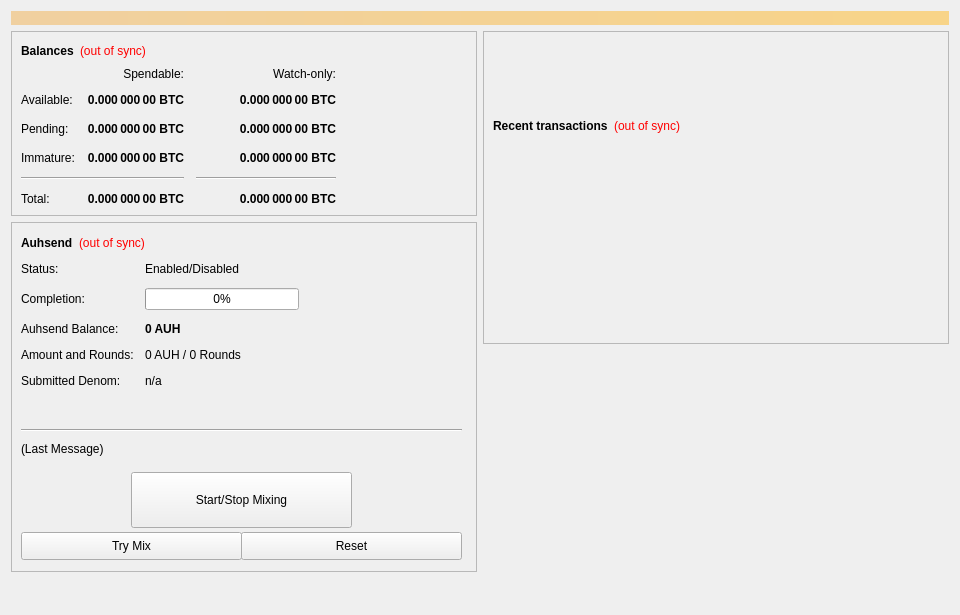
<?xml version="1.0" encoding="UTF-8"?>
<ui version="4.0">
 <class>SmartTokenConfig</class>
 <widget class="QWidget" name="SmartTokenConfig">
  <property name="geometry">
   <rect>
    <x>0</x>
    <y>0</y>
    <width>960</width>
    <height>615</height>
   </rect>
  </property>
  <property name="minimumSize">
   <size>
    <width>960</width>
    <height>0</height>
   </size>
  </property>
  <property name="windowTitle">
   <string>Form</string>
  </property>
  <layout class="QVBoxLayout" name="topLayout">
   <item>
    <widget class="QLabel" name="labelAlerts">
     <property name="visible">
      <bool>false</bool>
     </property>
     <property name="styleSheet">
      <string notr="true">background-color: qlineargradient(x1: 0, y1: 0, x2: 1, y2: 0, stop:0 #F0D0A0, stop:1 #F8D488); color:#000000;</string>
     </property>
     <property name="wordWrap">
      <bool>true</bool>
     </property>
     <property name="margin">
      <number>3</number>
     </property>
    </widget>
   </item>
   <item>
    <layout class="QHBoxLayout" name="horizontalLayout" stretch="1,1">
     <item>
      <layout class="QVBoxLayout" name="verticalLayout_2">
       <item>
        <widget class="QFrame" name="frame">
         <property name="frameShape">
          <enum>QFrame::StyledPanel</enum>
         </property>
         <property name="frameShadow">
          <enum>QFrame::Raised</enum>
         </property>
         <layout class="QVBoxLayout" name="verticalLayout_4">
          <item>
           <layout class="QHBoxLayout" name="horizontalLayout_4">
            <item>
             <widget class="QLabel" name="label_5">
              <property name="font">
               <font>
                <weight>75</weight>
                <bold>true</bold>
               </font>
              </property>
              <property name="text">
               <string>Balances</string>
              </property>
             </widget>
            </item>
            <item>
             <widget class="QLabel" name="labelWalletStatus">
              <property name="cursor">
               <cursorShape>WhatsThisCursor</cursorShape>
              </property>
              <property name="toolTip">
               <string>The displayed information may be out of date. Your wallet automatically synchronizes with the AUH network after a connection is established, but this process has not completed yet.</string>
              </property>
              <property name="styleSheet">
               <string notr="true">QLabel { color: red; }</string>
              </property>
              <property name="text">
               <string notr="true">(out of sync)</string>
              </property>
              <property name="alignment">
               <set>Qt::AlignLeading|Qt::AlignLeft|Qt::AlignVCenter</set>
              </property>
             </widget>
            </item>
            <item>
             <spacer name="horizontalSpacer_3">
              <property name="orientation">
               <enum>Qt::Horizontal</enum>
              </property>
              <property name="sizeHint" stdset="0">
               <size>
                <width>40</width>
                <height>20</height>
               </size>
              </property>
             </spacer>
            </item>
           </layout>
          </item>
          <item>
           <layout class="QGridLayout" name="gridLayout">
            <property name="spacing">
             <number>12</number>
            </property>
            <item row="2" column="2">
             <widget class="QLabel" name="labelWatchPending">
              <property name="font">
               <font>
                <weight>75</weight>
                <bold>true</bold>
               </font>
              </property>
              <property name="cursor">
               <cursorShape>IBeamCursor</cursorShape>
              </property>
              <property name="toolTip">
               <string>Unconfirmed transactions to watch-only addresses</string>
              </property>
              <property name="text">
               <string notr="true">0.000 000 00 BTC</string>
              </property>
              <property name="alignment">
               <set>Qt::AlignRight|Qt::AlignTrailing|Qt::AlignVCenter</set>
              </property>
              <property name="textInteractionFlags">
               <set>Qt::LinksAccessibleByMouse|Qt::TextSelectableByKeyboard|Qt::TextSelectableByMouse</set>
              </property>
             </widget>
            </item>
            <item row="2" column="1">
             <widget class="QLabel" name="labelUnconfirmed">
              <property name="font">
               <font>
                <weight>75</weight>
                <bold>true</bold>
               </font>
              </property>
              <property name="cursor">
               <cursorShape>IBeamCursor</cursorShape>
              </property>
              <property name="toolTip">
               <string>Total of transactions that have yet to be confirmed, and do not yet count toward the spendable balance</string>
              </property>
              <property name="text">
               <string notr="true">0.000 000 00 BTC</string>
              </property>
              <property name="alignment">
               <set>Qt::AlignRight|Qt::AlignTrailing|Qt::AlignVCenter</set>
              </property>
              <property name="textInteractionFlags">
               <set>Qt::LinksAccessibleByMouse|Qt::TextSelectableByKeyboard|Qt::TextSelectableByMouse</set>
              </property>
             </widget>
            </item>
            <item row="3" column="2">
             <widget class="QLabel" name="labelWatchImmature">
              <property name="font">
               <font>
                <weight>75</weight>
                <bold>true</bold>
               </font>
              </property>
              <property name="cursor">
               <cursorShape>IBeamCursor</cursorShape>
              </property>
              <property name="toolTip">
               <string>Staked or masternode rewards in watch-only addresses that has not yet matured</string>
              </property>
              <property name="text">
               <string notr="true">0.000 000 00 BTC</string>
              </property>
              <property name="alignment">
               <set>Qt::AlignRight|Qt::AlignTrailing|Qt::AlignVCenter</set>
              </property>
              <property name="textInteractionFlags">
               <set>Qt::LinksAccessibleByMouse|Qt::TextSelectableByKeyboard|Qt::TextSelectableByMouse</set>
              </property>
             </widget>
            </item>
            <item row="4" column="0" colspan="2">
             <widget class="Line" name="lineSpendableBalance">
              <property name="orientation">
               <enum>Qt::Horizontal</enum>
              </property>
             </widget>
            </item>
            <item row="4" column="2">
             <widget class="Line" name="lineWatchBalance">
              <property name="sizePolicy">
               <sizepolicy hsizetype="Preferred" vsizetype="Fixed">
                <horstretch>0</horstretch>
                <verstretch>0</verstretch>
               </sizepolicy>
              </property>
              <property name="minimumSize">
               <size>
                <width>140</width>
                <height>0</height>
               </size>
              </property>
              <property name="orientation">
               <enum>Qt::Horizontal</enum>
              </property>
             </widget>
            </item>
            <item row="5" column="0">
             <widget class="QLabel" name="labelTotalText">
              <property name="text">
               <string>Total:</string>
              </property>
             </widget>
            </item>
            <item row="3" column="1">
             <widget class="QLabel" name="labelImmature">
              <property name="font">
               <font>
                <weight>75</weight>
                <bold>true</bold>
               </font>
              </property>
              <property name="cursor">
               <cursorShape>IBeamCursor</cursorShape>
              </property>
              <property name="toolTip">
               <string>Staked or masternode rewards that has not yet matured</string>
              </property>
              <property name="text">
               <string notr="true">0.000 000 00 BTC</string>
              </property>
              <property name="alignment">
               <set>Qt::AlignRight|Qt::AlignTrailing|Qt::AlignVCenter</set>
              </property>
              <property name="textInteractionFlags">
               <set>Qt::LinksAccessibleByMouse|Qt::TextSelectableByKeyboard|Qt::TextSelectableByMouse</set>
              </property>
             </widget>
            </item>
            <item row="2" column="3">
             <spacer name="horizontalSpacer_2">
              <property name="orientation">
               <enum>Qt::Horizontal</enum>
              </property>
              <property name="sizeHint" stdset="0">
               <size>
                <width>40</width>
                <height>20</height>
               </size>
              </property>
             </spacer>
            </item>
            <item row="3" column="0">
             <widget class="QLabel" name="labelImmatureText">
              <property name="text">
               <string>Immature:</string>
              </property>
             </widget>
            </item>
            <item row="5" column="1">
             <widget class="QLabel" name="labelTotal">
              <property name="font">
               <font>
                <weight>75</weight>
                <bold>true</bold>
               </font>
              </property>
              <property name="cursor">
               <cursorShape>IBeamCursor</cursorShape>
              </property>
              <property name="toolTip">
               <string>Your current total balance</string>
              </property>
              <property name="text">
               <string notr="true">0.000 000 00 BTC</string>
              </property>
              <property name="alignment">
               <set>Qt::AlignRight|Qt::AlignTrailing|Qt::AlignVCenter</set>
              </property>
              <property name="textInteractionFlags">
               <set>Qt::LinksAccessibleByMouse|Qt::TextSelectableByKeyboard|Qt::TextSelectableByMouse</set>
              </property>
             </widget>
            </item>
            <item row="5" column="2">
             <widget class="QLabel" name="labelWatchTotal">
              <property name="font">
               <font>
                <weight>75</weight>
                <bold>true</bold>
               </font>
              </property>
              <property name="cursor">
               <cursorShape>IBeamCursor</cursorShape>
              </property>
              <property name="toolTip">
               <string>Current total balance in watch-only addresses</string>
              </property>
              <property name="text">
               <string notr="true">0.000 000 00 BTC</string>
              </property>
              <property name="alignment">
               <set>Qt::AlignRight|Qt::AlignTrailing|Qt::AlignVCenter</set>
              </property>
              <property name="textInteractionFlags">
               <set>Qt::LinksAccessibleByMouse|Qt::TextSelectableByKeyboard|Qt::TextSelectableByMouse</set>
              </property>
             </widget>
            </item>
            <item row="0" column="2">
             <widget class="QLabel" name="labelWatchonly">
              <property name="text">
               <string>Watch-only:</string>
              </property>
              <property name="alignment">
               <set>Qt::AlignRight|Qt::AlignTrailing|Qt::AlignVCenter</set>
              </property>
             </widget>
            </item>
            <item row="1" column="0">
             <widget class="QLabel" name="labelBalanceText">
              <property name="text">
               <string>Available:</string>
              </property>
             </widget>
            </item>
            <item row="1" column="1">
             <widget class="QLabel" name="labelBalance">
              <property name="font">
               <font>
                <weight>75</weight>
                <bold>true</bold>
               </font>
              </property>
              <property name="cursor">
               <cursorShape>IBeamCursor</cursorShape>
              </property>
              <property name="toolTip">
               <string>Your current spendable balance</string>
              </property>
              <property name="text">
               <string notr="true">0.000 000 00 BTC</string>
              </property>
              <property name="alignment">
               <set>Qt::AlignRight|Qt::AlignTrailing|Qt::AlignVCenter</set>
              </property>
              <property name="textInteractionFlags">
               <set>Qt::LinksAccessibleByMouse|Qt::TextSelectableByKeyboard|Qt::TextSelectableByMouse</set>
              </property>
             </widget>
            </item>
            <item row="1" column="2">
             <widget class="QLabel" name="labelWatchAvailable">
              <property name="font">
               <font>
                <weight>75</weight>
                <bold>true</bold>
               </font>
              </property>
              <property name="cursor">
               <cursorShape>IBeamCursor</cursorShape>
              </property>
              <property name="toolTip">
               <string>Your current balance in watch-only addresses</string>
              </property>
              <property name="text">
               <string notr="true">0.000 000 00 BTC</string>
              </property>
              <property name="alignment">
               <set>Qt::AlignRight|Qt::AlignTrailing|Qt::AlignVCenter</set>
              </property>
              <property name="textInteractionFlags">
               <set>Qt::LinksAccessibleByMouse|Qt::TextSelectableByKeyboard|Qt::TextSelectableByMouse</set>
              </property>
             </widget>
            </item>
            <item row="2" column="0">
             <widget class="QLabel" name="labelPendingText">
              <property name="text">
               <string>Pending:</string>
              </property>
             </widget>
            </item>
            <item row="0" column="1">
             <widget class="QLabel" name="labelSpendable">
              <property name="text">
               <string>Spendable:</string>
              </property>
              <property name="alignment">
               <set>Qt::AlignRight|Qt::AlignTrailing|Qt::AlignVCenter</set>
              </property>
             </widget>
            </item>
           </layout>
          </item>
         </layout>
        </widget>
       </item>
       <item>
        <widget class="QFrame" name="frameObfuscation">
         <property name="minimumSize">
          <size>
           <width>0</width>
           <height>350</height>
          </size>
         </property>
         <property name="layoutDirection">
          <enum>Qt::LeftToRight</enum>
         </property>
         <property name="frameShape">
          <enum>QFrame::StyledPanel</enum>
         </property>
         <property name="frameShadow">
          <enum>QFrame::Raised</enum>
         </property>
         <widget class="QWidget" name="formLayoutWidget">
          <property name="geometry">
           <rect>
            <x>10</x>
            <y>40</y>
            <width>451</width>
            <height>161</height>
           </rect>
          </property>
          <layout class="QFormLayout" name="formLayout">
           <property name="fieldGrowthPolicy">
            <enum>QFormLayout::AllNonFixedFieldsGrow</enum>
           </property>
           <property name="horizontalSpacing">
            <number>11</number>
           </property>
           <property name="verticalSpacing">
            <number>12</number>
           </property>
           <item row="0" column="0">
            <widget class="QLabel" name="label_6">
             <property name="text">
              <string>Status:</string>
             </property>
            </widget>
           </item>
           <item row="1" column="0">
            <widget class="QLabel" name="label_7">
             <property name="text">
              <string>Completion:</string>
             </property>
            </widget>
           </item>
           <item row="1" column="1">
            <widget class="QProgressBar" name="obfuscationProgress">
             <property name="maximumSize">
              <size>
               <width>154</width>
               <height>16777215</height>
              </size>
             </property>
             <property name="value">
              <number>0</number>
             </property>
            </widget>
           </item>
           <item row="2" column="0">
            <widget class="QLabel" name="labelAnonymizedText">
             <property name="text">
              <string>Auhsend Balance:</string>
             </property>
            </widget>
           </item>
           <item row="2" column="1">
            <widget class="QLabel" name="labelAnonymized">
             <property name="font">
              <font>
               <weight>75</weight>
               <bold>true</bold>
              </font>
             </property>
             <property name="text">
              <string notr="true">0 AUH</string>
             </property>
            </widget>
           </item>
           <item row="3" column="0">
            <widget class="QLabel" name="label_8">
             <property name="text">
              <string>Amount and Rounds:</string>
             </property>
            </widget>
           </item>
           <item row="3" column="1">
            <widget class="QLabel" name="labelAmountRounds">
             <property name="text">
              <string>0 AUH / 0 Rounds</string>
             </property>
            </widget>
           </item>
           <item row="4" column="0">
            <widget class="QLabel" name="label_9">
             <property name="text">
              <string>Submitted Denom:</string>
             </property>
            </widget>
           </item>
           <item row="4" column="1">
            <widget class="QLabel" name="labelSubmittedDenom">
             <property name="toolTip">
              <string>The denominations you submitted to the Masternode.&lt;br&gt;To mix, other users must submit the exact same denominations.</string>
             </property>
             <property name="text">
              <string>n/a</string>
             </property>
            </widget>
           </item>
           <item row="0" column="1">
            <widget class="QLabel" name="AuhsendEnabled">
             <property name="text">
              <string>Enabled/Disabled</string>
             </property>
            </widget>
           </item>
          </layout>
         </widget>
         <widget class="QPushButton" name="runAutoDenom">
          <property name="geometry">
           <rect>
            <x>251</x>
            <y>17</y>
            <width>1</width>
            <height>1</height>
           </rect>
          </property>
          <property name="palette">
           <palette>
            <active>
             <colorrole role="WindowText">
              <brush brushstyle="SolidPattern">
               <color alpha="255">
                <red>0</red>
                <green>0</green>
                <blue>0</blue>
               </color>
              </brush>
             </colorrole>
             <colorrole role="Button">
              <brush brushstyle="SolidPattern">
               <color alpha="255">
                <red>239</red>
                <green>238</green>
                <blue>238</blue>
               </color>
              </brush>
             </colorrole>
             <colorrole role="Light">
              <brush brushstyle="SolidPattern">
               <color alpha="255">
                <red>255</red>
                <green>255</green>
                <blue>255</blue>
               </color>
              </brush>
             </colorrole>
             <colorrole role="Midlight">
              <brush brushstyle="SolidPattern">
               <color alpha="255">
                <red>247</red>
                <green>246</green>
                <blue>246</blue>
               </color>
              </brush>
             </colorrole>
             <colorrole role="Dark">
              <brush brushstyle="SolidPattern">
               <color alpha="255">
                <red>119</red>
                <green>119</green>
                <blue>119</blue>
               </color>
              </brush>
             </colorrole>
             <colorrole role="Mid">
              <brush brushstyle="SolidPattern">
               <color alpha="255">
                <red>159</red>
                <green>159</green>
                <blue>159</blue>
               </color>
              </brush>
             </colorrole>
             <colorrole role="Text">
              <brush brushstyle="SolidPattern">
               <color alpha="255">
                <red>0</red>
                <green>0</green>
                <blue>0</blue>
               </color>
              </brush>
             </colorrole>
             <colorrole role="BrightText">
              <brush brushstyle="SolidPattern">
               <color alpha="255">
                <red>255</red>
                <green>255</green>
                <blue>255</blue>
               </color>
              </brush>
             </colorrole>
             <colorrole role="ButtonText">
              <brush brushstyle="SolidPattern">
               <color alpha="255">
                <red>0</red>
                <green>0</green>
                <blue>0</blue>
               </color>
              </brush>
             </colorrole>
             <colorrole role="Base">
              <brush brushstyle="SolidPattern">
               <color alpha="255">
                <red>255</red>
                <green>255</green>
                <blue>255</blue>
               </color>
              </brush>
             </colorrole>
             <colorrole role="Window">
              <brush brushstyle="SolidPattern">
               <color alpha="255">
                <red>239</red>
                <green>238</green>
                <blue>238</blue>
               </color>
              </brush>
             </colorrole>
             <colorrole role="Shadow">
              <brush brushstyle="SolidPattern">
               <color alpha="255">
                <red>0</red>
                <green>0</green>
                <blue>0</blue>
               </color>
              </brush>
             </colorrole>
             <colorrole role="AlternateBase">
              <brush brushstyle="SolidPattern">
               <color alpha="255">
                <red>247</red>
                <green>246</green>
                <blue>246</blue>
               </color>
              </brush>
             </colorrole>
             <colorrole role="ToolTipBase">
              <brush brushstyle="SolidPattern">
               <color alpha="255">
                <red>255</red>
                <green>255</green>
                <blue>220</blue>
               </color>
              </brush>
             </colorrole>
             <colorrole role="ToolTipText">
              <brush brushstyle="SolidPattern">
               <color alpha="255">
                <red>0</red>
                <green>0</green>
                <blue>0</blue>
               </color>
              </brush>
             </colorrole>
            </active>
            <inactive>
             <colorrole role="WindowText">
              <brush brushstyle="SolidPattern">
               <color alpha="255">
                <red>0</red>
                <green>0</green>
                <blue>0</blue>
               </color>
              </brush>
             </colorrole>
             <colorrole role="Button">
              <brush brushstyle="SolidPattern">
               <color alpha="255">
                <red>239</red>
                <green>238</green>
                <blue>238</blue>
               </color>
              </brush>
             </colorrole>
             <colorrole role="Light">
              <brush brushstyle="SolidPattern">
               <color alpha="255">
                <red>255</red>
                <green>255</green>
                <blue>255</blue>
               </color>
              </brush>
             </colorrole>
             <colorrole role="Midlight">
              <brush brushstyle="SolidPattern">
               <color alpha="255">
                <red>247</red>
                <green>246</green>
                <blue>246</blue>
               </color>
              </brush>
             </colorrole>
             <colorrole role="Dark">
              <brush brushstyle="SolidPattern">
               <color alpha="255">
                <red>119</red>
                <green>119</green>
                <blue>119</blue>
               </color>
              </brush>
             </colorrole>
             <colorrole role="Mid">
              <brush brushstyle="SolidPattern">
               <color alpha="255">
                <red>159</red>
                <green>159</green>
                <blue>159</blue>
               </color>
              </brush>
             </colorrole>
             <colorrole role="Text">
              <brush brushstyle="SolidPattern">
               <color alpha="255">
                <red>0</red>
                <green>0</green>
                <blue>0</blue>
               </color>
              </brush>
             </colorrole>
             <colorrole role="BrightText">
              <brush brushstyle="SolidPattern">
               <color alpha="255">
                <red>255</red>
                <green>255</green>
                <blue>255</blue>
               </color>
              </brush>
             </colorrole>
             <colorrole role="ButtonText">
              <brush brushstyle="SolidPattern">
               <color alpha="255">
                <red>0</red>
                <green>0</green>
                <blue>0</blue>
               </color>
              </brush>
             </colorrole>
             <colorrole role="Base">
              <brush brushstyle="SolidPattern">
               <color alpha="255">
                <red>255</red>
                <green>255</green>
                <blue>255</blue>
               </color>
              </brush>
             </colorrole>
             <colorrole role="Window">
              <brush brushstyle="SolidPattern">
               <color alpha="255">
                <red>239</red>
                <green>238</green>
                <blue>238</blue>
               </color>
              </brush>
             </colorrole>
             <colorrole role="Shadow">
              <brush brushstyle="SolidPattern">
               <color alpha="255">
                <red>0</red>
                <green>0</green>
                <blue>0</blue>
               </color>
              </brush>
             </colorrole>
             <colorrole role="AlternateBase">
              <brush brushstyle="SolidPattern">
               <color alpha="255">
                <red>247</red>
                <green>246</green>
                <blue>246</blue>
               </color>
              </brush>
             </colorrole>
             <colorrole role="ToolTipBase">
              <brush brushstyle="SolidPattern">
               <color alpha="255">
                <red>255</red>
                <green>255</green>
                <blue>220</blue>
               </color>
              </brush>
             </colorrole>
             <colorrole role="ToolTipText">
              <brush brushstyle="SolidPattern">
               <color alpha="255">
                <red>0</red>
                <green>0</green>
                <blue>0</blue>
               </color>
              </brush>
             </colorrole>
            </inactive>
            <disabled>
             <colorrole role="WindowText">
              <brush brushstyle="SolidPattern">
               <color alpha="255">
                <red>119</red>
                <green>119</green>
                <blue>119</blue>
               </color>
              </brush>
             </colorrole>
             <colorrole role="Button">
              <brush brushstyle="SolidPattern">
               <color alpha="255">
                <red>239</red>
                <green>238</green>
                <blue>238</blue>
               </color>
              </brush>
             </colorrole>
             <colorrole role="Light">
              <brush brushstyle="SolidPattern">
               <color alpha="255">
                <red>255</red>
                <green>255</green>
                <blue>255</blue>
               </color>
              </brush>
             </colorrole>
             <colorrole role="Midlight">
              <brush brushstyle="SolidPattern">
               <color alpha="255">
                <red>247</red>
                <green>246</green>
                <blue>246</blue>
               </color>
              </brush>
             </colorrole>
             <colorrole role="Dark">
              <brush brushstyle="SolidPattern">
               <color alpha="255">
                <red>119</red>
                <green>119</green>
                <blue>119</blue>
               </color>
              </brush>
             </colorrole>
             <colorrole role="Mid">
              <brush brushstyle="SolidPattern">
               <color alpha="255">
                <red>159</red>
                <green>159</green>
                <blue>159</blue>
               </color>
              </brush>
             </colorrole>
             <colorrole role="Text">
              <brush brushstyle="SolidPattern">
               <color alpha="255">
                <red>119</red>
                <green>119</green>
                <blue>119</blue>
               </color>
              </brush>
             </colorrole>
             <colorrole role="BrightText">
              <brush brushstyle="SolidPattern">
               <color alpha="255">
                <red>255</red>
                <green>255</green>
                <blue>255</blue>
               </color>
              </brush>
             </colorrole>
             <colorrole role="ButtonText">
              <brush brushstyle="SolidPattern">
               <color alpha="255">
                <red>119</red>
                <green>119</green>
                <blue>119</blue>
               </color>
              </brush>
             </colorrole>
             <colorrole role="Base">
              <brush brushstyle="SolidPattern">
               <color alpha="255">
                <red>239</red>
                <green>238</green>
                <blue>238</blue>
               </color>
              </brush>
             </colorrole>
             <colorrole role="Window">
              <brush brushstyle="SolidPattern">
               <color alpha="255">
                <red>239</red>
                <green>238</green>
                <blue>238</blue>
               </color>
              </brush>
             </colorrole>
             <colorrole role="Shadow">
              <brush brushstyle="SolidPattern">
               <color alpha="255">
                <red>0</red>
                <green>0</green>
                <blue>0</blue>
               </color>
              </brush>
             </colorrole>
             <colorrole role="AlternateBase">
              <brush brushstyle="SolidPattern">
               <color alpha="255">
                <red>239</red>
                <green>238</green>
                <blue>238</blue>
               </color>
              </brush>
             </colorrole>
             <colorrole role="ToolTipBase">
              <brush brushstyle="SolidPattern">
               <color alpha="255">
                <red>255</red>
                <green>255</green>
                <blue>220</blue>
               </color>
              </brush>
             </colorrole>
             <colorrole role="ToolTipText">
              <brush brushstyle="SolidPattern">
               <color alpha="255">
                <red>0</red>
                <green>0</green>
                <blue>0</blue>
               </color>
              </brush>
             </colorrole>
            </disabled>
           </palette>
          </property>
          <property name="focusPolicy">
           <enum>Qt::NoFocus</enum>
          </property>
          <property name="autoFillBackground">
           <bool>true</bool>
          </property>
          <property name="text">
           <string/>
          </property>
          <property name="flat">
           <bool>true</bool>
          </property>
         </widget>
         <widget class="QPushButton" name="toggleObfuscation">
          <property name="geometry">
           <rect>
            <x>120</x>
            <y>250</y>
            <width>221</width>
            <height>56</height>
           </rect>
          </property>
          <property name="sizePolicy">
           <sizepolicy hsizetype="MinimumExpanding" vsizetype="Fixed">
            <horstretch>0</horstretch>
            <verstretch>0</verstretch>
           </sizepolicy>
          </property>
          <property name="text">
           <string>Start/Stop Mixing</string>
          </property>
         </widget>
         <widget class="Line" name="lineLastMessage">
          <property name="geometry">
           <rect>
            <x>10</x>
            <y>200</y>
            <width>441</width>
            <height>16</height>
           </rect>
          </property>
          <property name="orientation">
           <enum>Qt::Horizontal</enum>
          </property>
         </widget>
         <widget class="QLabel" name="AuhsendStatus">
          <property name="geometry">
           <rect>
            <x>10</x>
            <y>220</y>
            <width>451</width>
            <height>61</height>
           </rect>
          </property>
          <property name="minimumSize">
           <size>
            <width>288</width>
            <height>43</height>
           </size>
          </property>
          <property name="text">
           <string>(Last Message)</string>
          </property>
          <property name="alignment">
           <set>Qt::AlignLeading|Qt::AlignLeft|Qt::AlignTop</set>
          </property>
          <property name="wordWrap">
           <bool>true</bool>
          </property>
         </widget>
         <widget class="QPushButton" name="obfuscationAuto">
          <property name="geometry">
           <rect>
            <x>10</x>
            <y>310</y>
            <width>221</width>
            <height>28</height>
           </rect>
          </property>
          <property name="sizePolicy">
           <sizepolicy hsizetype="MinimumExpanding" vsizetype="Fixed">
            <horstretch>0</horstretch>
            <verstretch>0</verstretch>
           </sizepolicy>
          </property>
          <property name="toolTip">
           <string>Try to manually submit a Auhsend request.</string>
          </property>
          <property name="text">
           <string>Try Mix</string>
          </property>
         </widget>
         <widget class="QPushButton" name="obfuscationReset">
          <property name="geometry">
           <rect>
            <x>230</x>
            <y>310</y>
            <width>221</width>
            <height>28</height>
           </rect>
          </property>
          <property name="sizePolicy">
           <sizepolicy hsizetype="MinimumExpanding" vsizetype="Fixed">
            <horstretch>0</horstretch>
            <verstretch>0</verstretch>
           </sizepolicy>
          </property>
          <property name="toolTip">
           <string>Reset the current status of Auhsend (can interrupt Auhsend if it's in the process of Mixing, which can cost you money!)</string>
          </property>
          <property name="autoFillBackground">
           <bool>false</bool>
          </property>
          <property name="text">
           <string>Reset</string>
          </property>
         </widget>
         <widget class="QWidget" name="layoutWidget">
          <property name="geometry">
           <rect>
            <x>10</x>
            <y>10</y>
            <width>431</width>
            <height>22</height>
           </rect>
          </property>
          <layout class="QHBoxLayout" name="horizontalLayout_5">
           <item>
            <widget class="QLabel" name="label_2">
             <property name="font">
              <font>
               <weight>75</weight>
               <bold>true</bold>
              </font>
             </property>
             <property name="text">
              <string>Auhsend</string>
             </property>
            </widget>
           </item>
           <item>
            <widget class="QLabel" name="labelObfuscationSyncStatus">
             <property name="toolTip">
              <string>The displayed information may be out of date. Your wallet automatically synchronizes with the AUH network after a connection is established, but this process has not completed yet.</string>
             </property>
             <property name="styleSheet">
              <string notr="true">QLabel { color: red; }</string>
             </property>
             <property name="text">
              <string notr="true">(out of sync)</string>
             </property>
             <property name="alignment">
              <set>Qt::AlignLeading|Qt::AlignLeft|Qt::AlignVCenter</set>
             </property>
            </widget>
           </item>
           <item>
            <spacer name="horizontalSpacer_4">
             <property name="orientation">
              <enum>Qt::Horizontal</enum>
             </property>
             <property name="sizeHint" stdset="0">
              <size>
               <width>40</width>
               <height>20</height>
              </size>
             </property>
            </spacer>
           </item>
          </layout>
         </widget>
        </widget>
       </item>
       <item>
        <spacer name="verticalSpacer">
         <property name="orientation">
          <enum>Qt::Vertical</enum>
         </property>
         <property name="sizeHint" stdset="0">
          <size>
           <width>20</width>
           <height>40</height>
          </size>
         </property>
        </spacer>
       </item>
      </layout>
     </item>
     <item>
      <layout class="QVBoxLayout" name="verticalLayout_3">
       <item>
        <widget class="QFrame" name="frame_2">
         <property name="frameShape">
          <enum>QFrame::StyledPanel</enum>
         </property>
         <property name="frameShadow">
          <enum>QFrame::Raised</enum>
         </property>
         <layout class="QVBoxLayout" name="verticalLayout">
          <item>
           <spacer name="verticalSpacer_3">
            <property name="orientation">
             <enum>Qt::Vertical</enum>
            </property>
            <property name="sizeType">
             <enum>QSizePolicy::Fixed</enum>
            </property>
            <property name="sizeHint" stdset="0">
             <size>
              <width>20</width>
              <height>75</height>
             </size>
            </property>
           </spacer>
          </item>
          <item>
           <layout class="QHBoxLayout" name="horizontalLayout_2">
            <item>
             <widget class="QLabel" name="label_4">
              <property name="font">
               <font>
                <weight>75</weight>
                <bold>true</bold>
               </font>
              </property>
              <property name="text">
               <string>Recent transactions</string>
              </property>
             </widget>
            </item>
            <item>
             <widget class="QLabel" name="labelTransactionsStatus">
              <property name="cursor">
               <cursorShape>WhatsThisCursor</cursorShape>
              </property>
              <property name="toolTip">
               <string>The displayed information may be out of date. Your wallet automatically synchronizes with the AUH network after a connection is established, but this process has not completed yet.</string>
              </property>
              <property name="styleSheet">
               <string notr="true">QLabel { color: red; }</string>
              </property>
              <property name="text">
               <string notr="true">(out of sync)</string>
              </property>
              <property name="alignment">
               <set>Qt::AlignRight|Qt::AlignTrailing|Qt::AlignVCenter</set>
              </property>
             </widget>
            </item>
            <item>
             <spacer name="horizontalSpacer">
              <property name="orientation">
               <enum>Qt::Horizontal</enum>
              </property>
              <property name="sizeHint" stdset="0">
               <size>
                <width>40</width>
                <height>20</height>
               </size>
              </property>
             </spacer>
            </item>
           </layout>
          </item>
          <item>
           <widget class="QListView" name="listTransactions">
            <property name="styleSheet">
             <string notr="true">QListView { background: transparent; }</string>
            </property>
            <property name="frameShape">
             <enum>QFrame::NoFrame</enum>
            </property>
            <property name="verticalScrollBarPolicy">
             <enum>Qt::ScrollBarAlwaysOff</enum>
            </property>
            <property name="horizontalScrollBarPolicy">
             <enum>Qt::ScrollBarAlwaysOff</enum>
            </property>
            <property name="selectionMode">
             <enum>QAbstractItemView::NoSelection</enum>
            </property>
           </widget>
          </item>
         </layout>
        </widget>
       </item>
       <item>
        <spacer name="verticalSpacer_2">
         <property name="orientation">
          <enum>Qt::Vertical</enum>
         </property>
         <property name="sizeType">
          <enum>QSizePolicy::Expanding</enum>
         </property>
         <property name="sizeHint" stdset="0">
          <size>
           <width>20</width>
           <height>40</height>
          </size>
         </property>
        </spacer>
       </item>
      </layout>
     </item>
    </layout>
   </item>
  </layout>
 </widget>
 <resources/>
 <connections/>
</ui>
